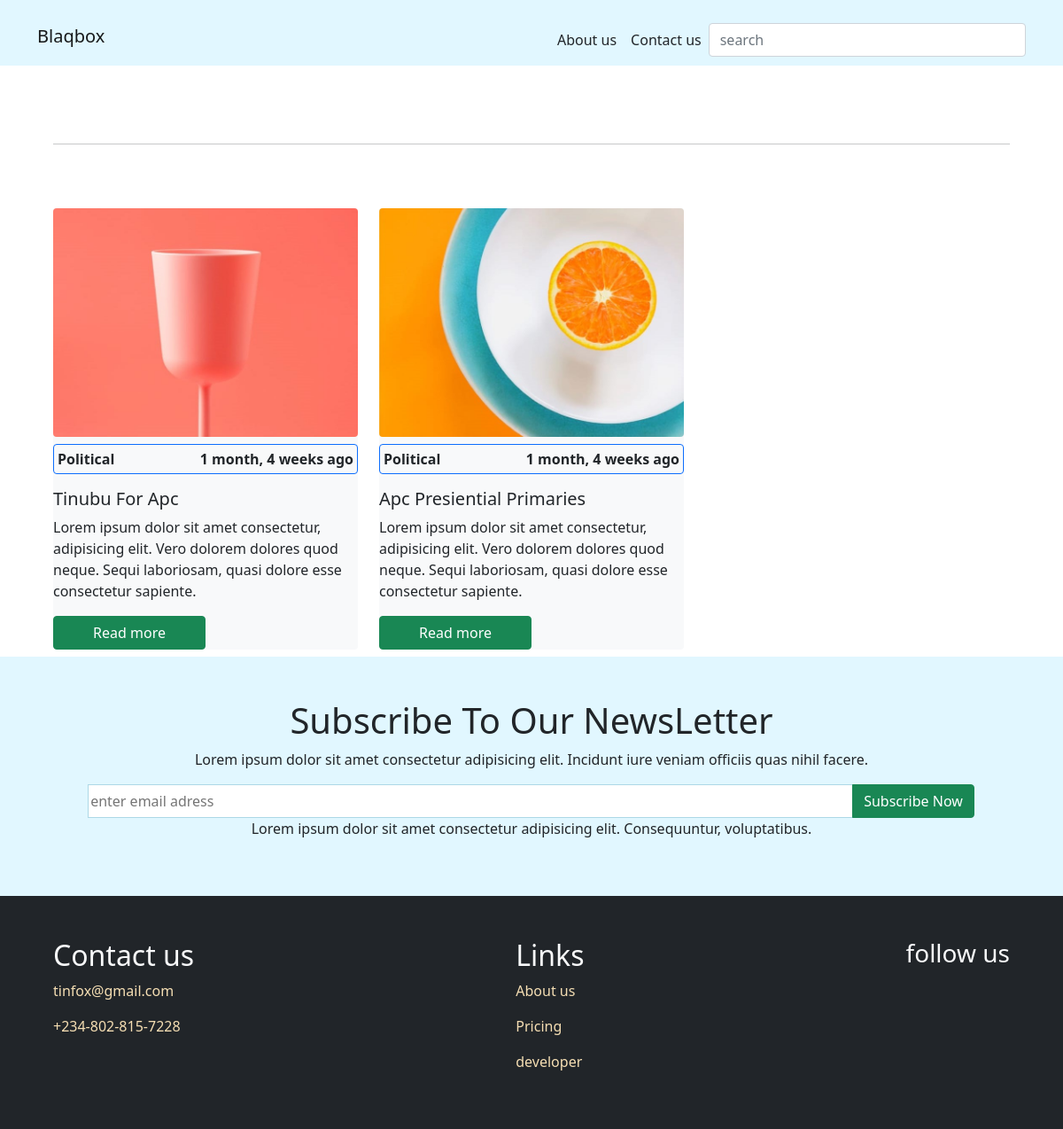
The app's page /Political/ with its own data.
### blog/models.py (models this page shows, shortened)
class Post(models.Model):
    category = models.ForeignKey(Category, related_name='posts', on_delete=models.CASCADE)
    title = models.CharField(max_length=150)
    slug = models.SlugField()
    intro = models.TextField(max_length=200)
    paragraph_one = models.TextField( null=True, blank=True)
    paragraph_two = models.TextField( null=True, blank=True)
    paragraph_three = models.TextField( null=True, blank=True)
    paragraph_four = models.TextField( null=True, blank=True)
    created_at = models.DateTimeField(auto_now_add=True)
    image = models.ImageField(upload_to='uploads/', null=True, blank=True)
    class Meta:
        ordering = ("-created_at",)

class Category(models.Model):
    title = models.CharField(max_length=255)
    slug = models.SlugField()
    class Meta:
        ordering = ('title',)
        verbose_name_plural = "Categories"
    def __str__(self):
        return self.title

### blog/views.py (the view)
# urls.py: path("<slug:slug>/", views.category, name="category_detail")
def category(request, slug):
    category = get_object_or_404(Category, slug=slug)
    context = {
        'category': category
    }
    if request.method == "GET":
        addSubscribers(request.GET.get("email", ""))
    return render(request, 'blog/category.html', context)

### blog/utils.py (called while the page is built)
def addSubscribers(email):
    subscribe = Subscribers(email=email)
    subscribe.save()

### blog/templates/blog/category.html (shortened to what this page needs)
{% extends 'core/base.html' %}
{% block content %}
    <div class="row g-4 d-none d-md-flex">
    {% for post in category.posts.all %}
      <div class="col-md-4">
        <div class="card bg-light border-0">
          <img src="{{ post.image.url }}" class="news-img rounded img-fluid" alt="" />
          <div
            class="card-category d-flex justify-content-between p-1 align-items-center border border-primary mt-2 rounded"
          >
            <span> {{post.category}} </span>
            <span> {{post.created_at|timesince}} ago </span>
          </div>
          <h5 class="card-title mt-3">{{post.title}}</h5>
          <p>{{post.intro}}</p>
          <a
            href="{% url 'post_detail' post.category.slug post.slug %}"
            class="btn btn-success"
            style="width: 50%"
          >
            Read more</a
          >
        </div>
      </div>
    {% endfor %}
    </div>
  </div>
</section>
{% endblock content %}

### core/static/core/style.css (style rules this page uses)
body::before { display: block; content: ""; height: 50px; }
.news-img { width: 100%; }
.card-category span { font-weight: 600; }

### records on screen
Post: image (picture), category "Political", created_at "1 month, 4 weeks", title "Tinubu For Apc", intro "Lorem ipsum dolor sit amet consectetur, adipisicing elit. Vero dolorem dolores quod neque. Sequi laboriosam, quasi dolore esse consectetur sapiente."
Post: image (picture), category "Political", created_at "1 month, 4 weeks", title "Apc Presiential Primaries", intro "Lorem ipsum dolor sit amet consectetur, adipisicing elit. Vero dolorem dolores quod neque. Sequi laboriosam, quasi dolore esse consectetur sapiente."
